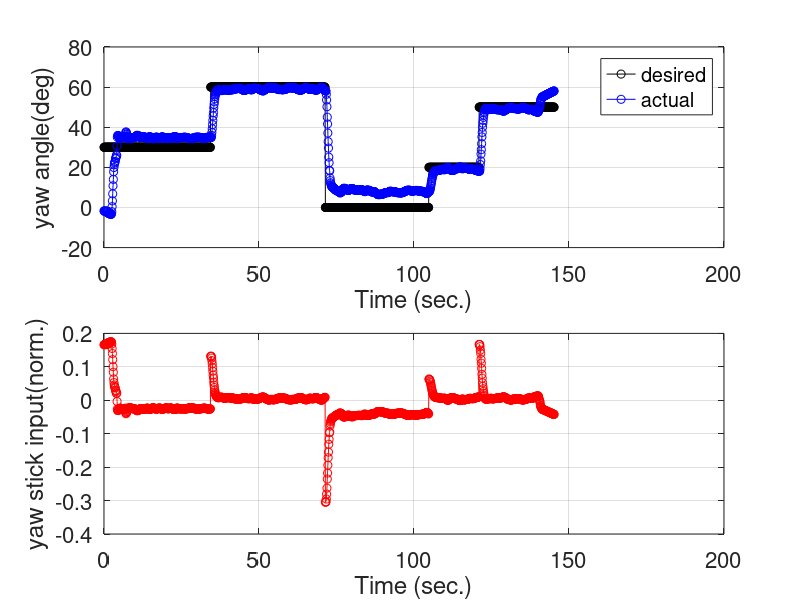
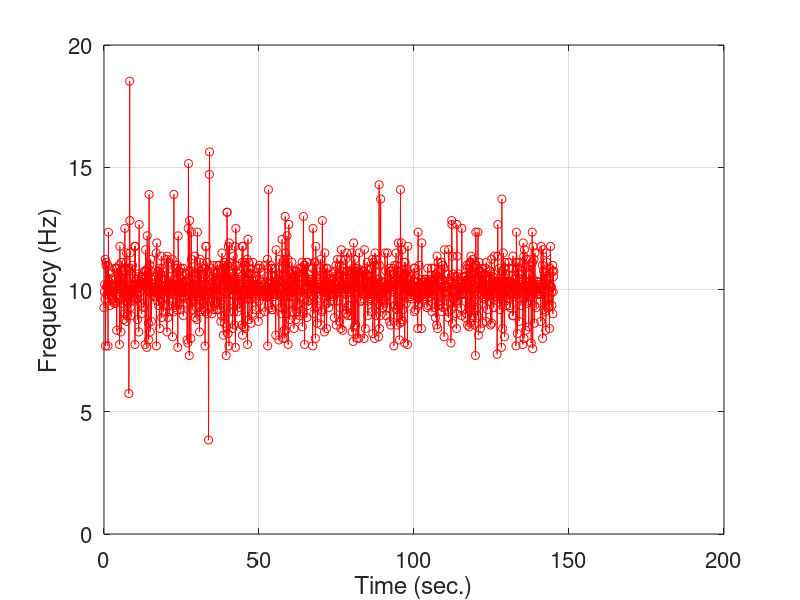

Write the MATLAB code that produced these figures, in order.
clear all; close all; clc;
addpath('./results and plots');

data = csvread('yaw_control_data_test_12_07.csv');
cputime = data(:,1)-data(1,1);
des_yaw = rad2deg(data(:,2));
cur_yaw = rad2deg(data(:,3));
u_stick_yaw = data(:,4);

figure(1);
subplot(2,1,1)
plot(cputime, des_yaw, 'ko-');
hold on
plot(cputime, cur_yaw,'bo-');
xlabel('Time (sec.)')
ylabel('yaw angle(deg)')
legend('desired','actual')
set(gca,'FontSize',16);
grid on;

subplot(2,1,2)
plot(cputime, u_stick_yaw,'ro-');
xlabel('Time (sec.)')
ylabel('yaw stick input(norm.)')
set(gca,'FontSize',16);
grid on;

figure(2);
plot(cputime(1:end-1),1./diff(cputime),'ro-')
xlabel('Time (sec.)')
ylabel('Frequency (Hz)')
set(gca,'FontSize',16)
grid on;